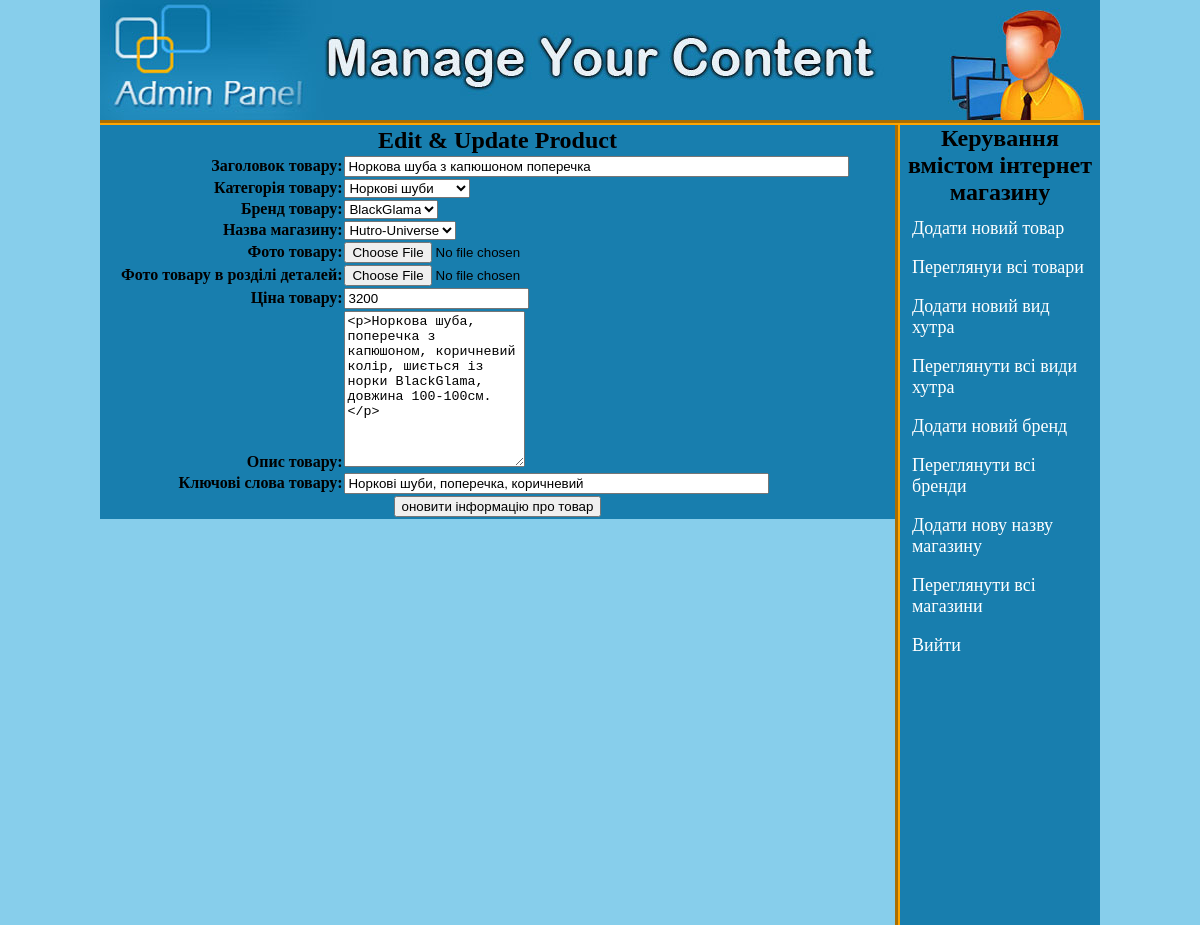
/admin_area/index.php?edit_pro=11 (signed in), run on the app's committed database.
### tables this page shows
CREATE TABLE `products` (
  `product_id` int(100) NOT NULL,
  `product_cat` int(100) NOT NULL,
  `product_brand` int(100) NOT NULL,
  `product_shop` int(100) NOT NULL,
  `product_title` varchar(255) DEFAULT NULL,
  `product_price` int(11) NOT NULL,
  `product_desc` mediumtext,
  `product_image` mediumtext NOT NULL,
  `product_bg_image` mediumtext NOT NULL,
  `product_keywords` mediumtext
);

CREATE TABLE `categories` (
  `cat_id` int(100) NOT NULL,
  `cat_title` text
);

CREATE TABLE `brands` (
  `brand_id` int(100) NOT NULL,
  `brand_title` text NOT NULL
);

CREATE TABLE `shop` (
  `shop_id` int(100) NOT NULL,
  `shop_title` text NOT NULL
);

### admin_area/edit_pro.php (the view, shortened to what this page needs)
<!DOCTYPE>
<?php
include("includes/db.php");
if(isset($_GET['edit_pro'])){
	$get_id = $_GET['edit_pro'];
	$get_pro = "select * from products where product_id='$get_id'";
	$run_pro = mysqli_query($con, $get_pro);
	$row_pro=mysqli_fetch_array($run_pro);
		$pro_title = $row_pro['product_title'];
		$pro_price = $row_pro['product_price'];
		$pro_desc = $row_pro['product_desc'];
		$pro_keywords = $row_pro['product_keywords'];
		$pro_cat = $row_pro['product_cat'];
		$pro_brand = $row_pro['product_brand'];
	    $pro_shop = $row_pro['product_shop'];
		$get_cat = "select * from categories where cat_id='$pro_cat'";
		$run_cat=mysqli_query($con, $get_cat);
		$row_cat=mysqli_fetch_array($run_cat);
		$category_title = $row_cat['cat_title'];
		$get_brand = "select * from brands where brand_id='$pro_brand'";
		$run_brand=mysqli_query($con, $get_brand);
		$row_brand=mysqli_fetch_array($run_brand);
		$brand_title = $row_brand['brand_title'];
		$get_shop = "select * from shop where shop_id='$pro_shop'";
		$run_shop = mysqli_query($con, $get_shop);
		$row_shop = mysqli_fetch_array($run_shop);
		$shop_title = $row_shop['shop_title'];
}
?>
<html>
	<head>
	</head>
<body bgcolor="skyblue">
	<form action="" method="post" enctype="multipart/form-data">
		<table align="center" width="795" border="2" bgcolor="#187eae">
			<tr align="center">
				<td colspan="7"><h2>Edit & Update Product</h2></td>
			</tr>
			<tr>
				<td align="right"><b>Заголовок товару:</b></td>
				<td><input type="text" name="product_title" size="60" value="<?php echo $pro_title;?>"/></td>
			</tr>
			<tr>
				<td align="right"><b>Категорія товару:</b></td>
				<td>
				<select name="product_cat" >
					<option><?php echo $category_title; ?></option>
				</select>
				</td>
			</tr>
			<tr>
				<td align="right"><b>Бренд товару:</b></td>
				<td>
				<select name="product_brand" >
					<option><?php echo $brand_title; ?></option>
				</select>
				</td>
			</tr>
			<tr>
				<td align="right"><b>Назва магазину:</b></td>
				<td>
					<select name="product_shop" >
						<option><?php echo $shop_title; ?></option>
					</select>
				</td>
			</tr>
			<tr>
				<td align="right"><b>Фото товару:</b></td>
				<td><input type="file" name="product_image" /></td>
			</tr>
			<tr>
				<td align="right"><b>Фото товару в розділі деталей:</b></td>
				<td><input type="file" name="product_bg_image" /></td>
			</tr>
			<tr>
				<td align="right"><b>Ціна товару:</b></td>
				<td><input type="text" name="product_price" value="<?php echo $pro_price;?>"/></td>
			</tr>
			<tr>
				<td align="right"><b>Опис товару:</b></td>
				<td><textarea name="product_desc" cols="20" rows="10"><?php echo $pro_desc;?></textarea></td>
			</tr>
			<tr>
				<td align="right"><b>Ключові слова товару:</b></td>
				<td><input type="text" name="product_keywords" size="50" value="<?php echo $pro_keywords;?>"/></td>
			</tr>
			<tr align="center">
				<td colspan="7"><input type="submit" name="update_product" value="оновити інформацію про товар"/></td>
			</tr>
		</table>
	</form>
</body>
</html>

### admin_area/styles/style.css (style rules this page uses)
html, body, div, span, applet, object, iframe, h1, h2, h3, h4, h5, h6, p, blockquote, pre, a, abbr, acronym, address, big, cite, code, del, dfn, em, img, ins, kbd, q, s, samp, small, strike, strong, sub, sup, tt, var, b, u, i, center, dl, dt, dd, ol, ul, li, fieldset, form, label, legend, table, caption, tbody, tfoot, thead, tr, th, td, article, aside, canvas, details, embed, figure, figcaption, footer, header, hgroup, menu, nav, output, ruby, section, summary, time, mark, audio, video { margin: 0; padding: 0; border: 0; vertical-align: baseline; }
body { background:skyblue; }

### data on the page
products: product_title "Норкова шуба з капюшоном поперечка", product_price "3200", product_desc "<p>Норкова шуба, поперечка з капюшоном, коричневий колір, шиється із норки BlackGlama, довжина 100-100см.</p>", product_keywords "Норкові шуби, поперечка, коричневий"
categories: product_cat "Норкові шуби"
brands: product_brand "BlackGlama"
shop: product_shop "Hutro-Universe"
